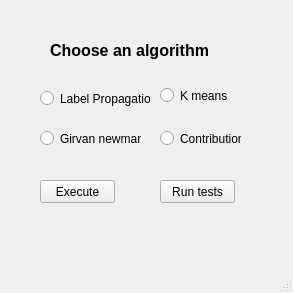
<?xml version="1.0" encoding="UTF-8"?>
<ui version="4.0">
 <class>MainWindow</class>
 <widget class="QMainWindow" name="MainWindow">
  <property name="geometry">
   <rect>
    <x>0</x>
    <y>0</y>
    <width>293</width>
    <height>293</height>
   </rect>
  </property>
  <property name="windowTitle">
   <string>MainWindow</string>
  </property>
  <widget class="QWidget" name="centralwidget">
   <widget class="QRadioButton" name="Label">
    <property name="geometry">
     <rect>
      <x>40</x>
      <y>90</y>
      <width>111</width>
      <height>17</height>
     </rect>
    </property>
    <property name="text">
     <string>Label Propagation</string>
    </property>
    <attribute name="buttonGroup">
     <string notr="true">buttonGroup</string>
    </attribute>
   </widget>
   <widget class="QRadioButton" name="girvan">
    <property name="geometry">
     <rect>
      <x>40</x>
      <y>130</y>
      <width>101</width>
      <height>17</height>
     </rect>
    </property>
    <property name="text">
     <string>Girvan newman</string>
    </property>
    <attribute name="buttonGroup">
     <string notr="true">buttonGroup</string>
    </attribute>
   </widget>
   <widget class="QRadioButton" name="cont">
    <property name="geometry">
     <rect>
      <x>160</x>
      <y>130</y>
      <width>81</width>
      <height>17</height>
     </rect>
    </property>
    <property name="text">
     <string>Contribution</string>
    </property>
    <attribute name="buttonGroup">
     <string notr="true">buttonGroup</string>
    </attribute>
   </widget>
   <widget class="QRadioButton" name="kmeans">
    <property name="geometry">
     <rect>
      <x>160</x>
      <y>80</y>
      <width>82</width>
      <height>31</height>
     </rect>
    </property>
    <property name="text">
     <string>K means</string>
    </property>
    <attribute name="buttonGroup">
     <string notr="true">buttonGroup</string>
    </attribute>
   </widget>
   <widget class="QLabel" name="titre">
    <property name="geometry">
     <rect>
      <x>50</x>
      <y>30</y>
      <width>201</width>
      <height>41</height>
     </rect>
    </property>
    <property name="font">
     <font>
      <pointsize>12</pointsize>
      <weight>75</weight>
      <bold>true</bold>
     </font>
    </property>
    <property name="text">
     <string>Choose an algorithm</string>
    </property>
   </widget>
   <widget class="QPushButton" name="pushButton">
    <property name="geometry">
     <rect>
      <x>40</x>
      <y>180</y>
      <width>75</width>
      <height>23</height>
     </rect>
    </property>
    <property name="text">
     <string>Execute</string>
    </property>
   </widget>
   <widget class="QPushButton" name="pushButton_2">
    <property name="geometry">
     <rect>
      <x>160</x>
      <y>180</y>
      <width>75</width>
      <height>23</height>
     </rect>
    </property>
    <property name="text">
     <string>Run tests</string>
    </property>
   </widget>
  </widget>
  <widget class="QMenuBar" name="menubar">
   <property name="geometry">
    <rect>
     <x>0</x>
     <y>0</y>
     <width>293</width>
     <height>21</height>
    </rect>
   </property>
  </widget>
  <widget class="QStatusBar" name="statusbar"/>
 </widget>
 <resources/>
 <connections/>
 <buttongroups>
  <buttongroup name="buttonGroup"/>
 </buttongroups>
</ui>
